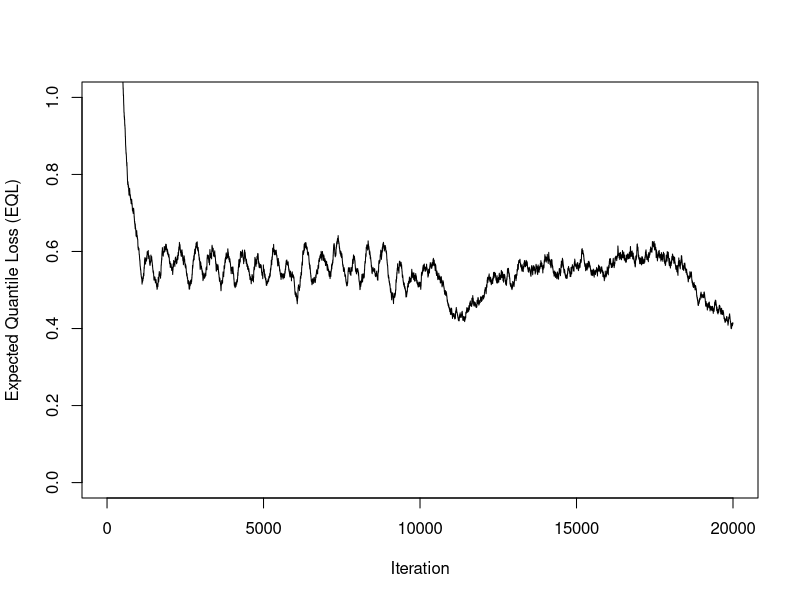
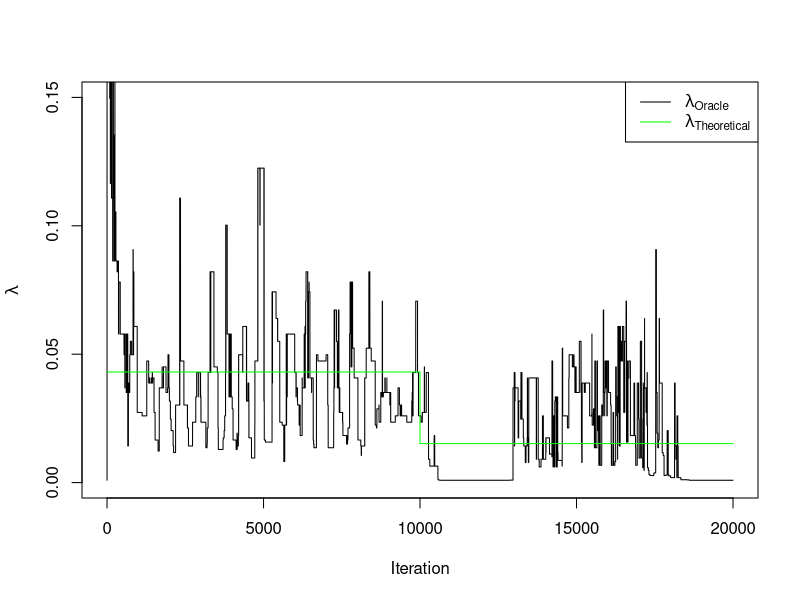
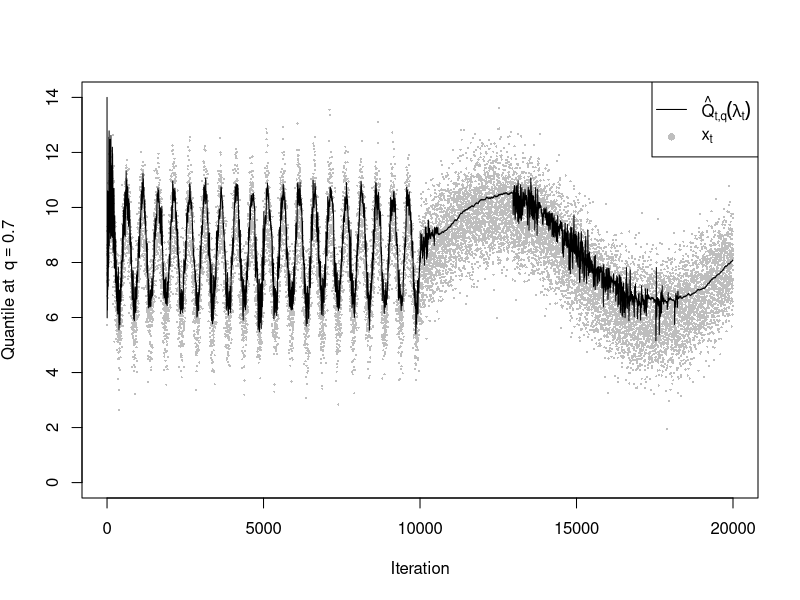

Source code (R) for these figures, in order:
## ---- chunk 1
#| label: Loading the packages
library (dplyr)
## ---- chunk 2
#| label: Refresh and Seed
rm (list = ls())
set.seed (1234)
## ---- chunk 3
#| label: DUMIQE
D1 <- function (q_prob, q_hat) {
    q_prob * q_hat
}
D2 <- function (q_prob, q_hat) {
    (1 - q_prob) * q_hat
}

# Incremental Algorithm (returns quantile estimates at iteration t for each lambda_vec value)
DUMIQE <- function (t, x_obs, q_hat_previous, lambda_vec, q_prob) {
    if (t == 0) { # Initialization step (Q_0)
        Q_min <- 14 # chosen to be "outside" the data stream distribution
        rep(Q_min, times = length(lambda_vec)) # L was still not defined
    } else {
        ifelse(
            x_obs[t] >= q_hat_previous,                           # Logical vector
            # RECALL: between 2 vectors, * and + performs element-wise multiplication and addition, respectively
            q_hat_previous + lambda_vec * D1(q_prob, q_hat_previous), # If TRUE
            q_hat_previous - lambda_vec * D2(q_prob, q_hat_previous)  # If FALSE
        )
    }
}
## ---- chunk 4
#| label: QL
# Quantile Loss function on iteration t 
QL <- function (x_obs_t, q_hat_t, q_prob) {
    ifelse(
        x_obs_t >= q_hat_t,                 # Logical vector
        (1 - q_prob) * (x_obs_t - q_hat_t), # If TRUE
        q_prob * (q_hat_t - x_obs_t)        # If FALSE
    )
}
## ---- chunk 5
#| label: Simulate Data
tau1 <- 500
tau2 <- 10^4 # 1e4 also works?
T    <- 10^4
N    <- 2*T

# t %% (2 * T) is always lower than 2 * T
tau_fun <- function(t) {
    ifelse(t %% (2 * T) < T, tau1, tau2)
}

# Normally distributed data stream
miu <- 8; b <- 2; sigma <- 1
# Chi-Square distributed data stream
nu <- 6

generate_data <- function (family, N, q_prob) {
    
    iter <- 0:(N-1)

    if (family == "normal"){
        mean_t    <- miu + b * sin(2 * pi * iter / tau_fun(iter))
        stream    <- rnorm(n = N, mean = mean_t, sd = sigma)
        quantiles <- qnorm(q_prob, mean = mean_t, sd = sigma)
    }  
    if (family == "chisq"){
        df_t      <- nu + b * sin(2 * pi * iter / tau_fun(iter))
        stream    <- rchisq(n = N, df = df_t)
        quantiles <- qchisq(q_prob, df = df_t)
    }
    # Return
    list(
        stream = stream,
        quantiles = quantiles
    )
}
## ---- chunk 6
#| label: Real Quantiles (to track)
q_fig2 <- 0.7
q_fig3 <- c(0.5, 0.7, 0.9)
## ---- chunk 7
normal_stream_fig2 <- generate_data("normal", N, q_fig2)$stream
## ---- chunk 8
#| label: Tuning Parameters
possible_lambdas <- exp(seq (from = -7, to = 0, by = 0.05))
L <- length(possible_lambdas) # number of estimates per iteration 
gamma_fig2 <- 1 - (0.01)^(1/1000) # 0.005
## ---- chunk 9
#| label: Oracle Algorithm
oracle_fun <- function (N, data_stream, gamma, q_prob, lambdas_list = possible_lambdas) {

    q_hat   <- matrix(0, nrow = N, ncol = L)
    QL_hat  <- matrix(0, nrow = N, ncol = L)
    EQL_hat <- matrix(0, nrow = N, ncol = L)

    oracle_quantiles <- numeric(N) # Oracle Quantile Estimates
    oracle_QL        <- numeric(N)
    oracle_EQL       <- numeric(N)
    oracle_lambdas   <- numeric(N)

    for (t in 0:(N-1)) {

        # Quantiles estimates on iteration t for each value in lambdas_list 
        q_hat[t + 1, ] <- DUMIQE(
            t, 
            data_stream, 
            q_hat[max(t,1), ], # max is due to the initialization step
            lambdas_list,
            q_prob
        )

        QL_hat[t + 1, ] <- QL(data_stream[t + 1], q_hat[t + 1, ], q_prob)

        # Expected Quantile Loss (EQL) function on iteration t. It is based on the exponentially weighted moving average.
        # It was previously defined as a function, but the node stack overflow error was thrown given it was defined recursively (so, e.g., it was evaluating all the previous steps creating very deep stack call)
        if (t == 0L) {
            EQL_hat[t + 1, ] <- QL_hat[t + 1, ] # Initialization
        } else {
            EQL_hat[t + 1, ] <- (1 - gamma) * EQL_hat[t, ] + gamma * QL_hat[t + 1, ]
        }

        index <- which.min(EQL_hat[t + 1, ])
        # The Oracle approach stores the lambda value with the minimum estimated EQL
        oracle_lambdas [t + 1]  <- lambdas_list[index]
        oracle_quantiles[t + 1] <- q_hat[t + 1, index]
        oracle_QL[t + 1]        <- QL_hat[t + 1, index]
        oracle_EQL[t + 1]       <- EQL_hat[t + 1, index]
    }

    # Return a list
    list(
        lambdas   = oracle_lambdas,
        quantiles = oracle_quantiles,
        QL        = oracle_QL,
        EQL       = oracle_EQL
    )   
}
## ---- chunk 10
oracle_fig2 <- oracle_fun(2*T, normal_stream_fig2, gamma_fig2, q_fig2)
## ---- chunk 11
par(mfrow = c(1,1))
#| label: Estimated EQL by iteration graph
plot(
    x = 0:(N-1),
    y = oracle_fig2$EQL, # oracle_fig2$EQL, oracle_fig2$QL
    type = "l", # Line Plot
    ylim = c(0.00,1),
    xlab = "Iteration",
    ylab = "Expected Quantile Loss (EQL)"
)
## ---- chunk 12
#| label: Recursive Lambda Updating Graph

# ALERT: They're not computed this way!
theoretical_lambdas <- c(rep(mean(oracle_fig2$lambdas[1:T]), times = T), rep(mean(oracle_fig2$lambdas[(T+1):(2*T)]), times = T))

plot(
    x = 0:(N-1),
    y = oracle_fig2$lambdas,
    type = "l", # Line Plot
    ylim = c(0,0.15),
    xlab = "Iteration",
    ylab = expression(lambda)
)

lines(
    x = 0:(N-1),
    y = theoretical_lambdas,
    col = "green"
)

legend(
    "topright",
    legend = c(expression(lambda[Oracle]), expression(lambda[Theoretical])),
    col = c("black", "green"),
    lty = c(1, 1)
)
## ---- chunk 13
#| label: Quantile Tracking Plot
plot(
    x = 0:(N-1),
    y = normal_stream_fig2,
    type = "p", # Line Plot
    pch = 16, cex = 0.3,
    col = "grey",     
    ylim = c(0,14),
    xlab = "Iteration",
    ylab = expression("Quantile at " ~ q == 0.7)
)

lines(
    x = 0:(N-1),
    y = oracle_fig2$quantiles, # Estimated Quantiles...
    col = "black",
    lwd = 1
)

legend(
    "topright",
    legend = c(expression(hat(Q)[t * "," * q](lambda[t])), expression(x[t])),
    col = c("black", "grey"),
    lty = c(1, NA),
    pch = c(NA, 16)
)
## ---- chunk 14
#| label: Mean Squared Error (MSE)
MSE <- function (Q_hat, Q_obs) {
   return (mean((Q_hat - Q_obs)^2))
}
## ---- chunk 15
#| label: Auxiliar Quantities
family <- c("normal", "chisq")
gamma_list <- seq(from = 0, to = 0.025, by = 0.001) # 1 - (0.01)^(1/M)

parallel_iter <- expand.grid(
    family = family,
    q_prob = q_fig3
)
# print(nrow(parallel_iter))

N <- 10^5
## ---- chunk 16
#| label: Data from a student-t distribution

N <- 1000
t_data <- rt(N, df = 1)
# t_data <- rcauchy(N, location = 0, scale = 1)

# There's also the rgpd command from the 'evd' package to generate directly data from a GP model...
# f(n/k) is known for the student-t, right? just use its density function, right?
## ---- chunk 17
# Se por um lado a tal aproximação pode funcionar usando um intermediate quantile as the baseline threshold, também há a questão do bias...
# u_track <- c(0.5, 0.6, 0.7, 0.8, 0.9) 
# quantiles_track <- rep(0, times = length(u_track))
## ---- chunk 18
# library (ismev)
# fit <- gpd.fit(t_data, threshold = quantiles_track[1])

# # Extract MLEs
# mle <- fit$mle

# # Scale parameter (sigma_u)
# sigma_hat <- fit$mle[1]

# # Shape parameter (xi)
# xi_hat <- fit$mle[2]
## ---- chunk 19
#The visualizations in Fig. 3.6 suggest that these values correspond to a moderate level of stability. Similar diagnostics to those discussed in Chapter 2—namely, threshold sensitivity analysis and mean excess plots—suggest that these are reasonable choices; the commands gpd.fitrange and mrl.plot from the ismev package can be used to implement these analyses, respectively. However, in our experience, the reliability of mean residual life plots is not as strong. Overall, we prefer threshold stability plots, as they provide insight into how much the inferences might change with different threshold choices.
## ---- chunk 20
# gpd.diag(fit)
